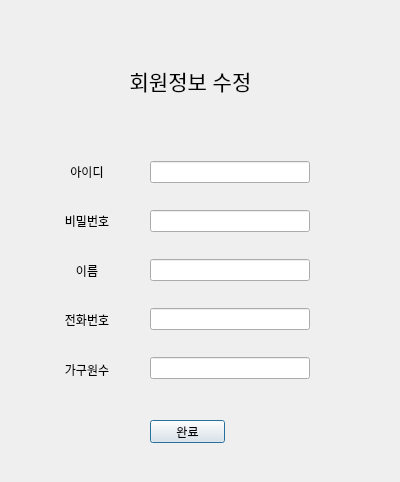
<?xml version="1.0" encoding="UTF-8"?>
<ui version="4.0">
 <class>Dialog</class>
 <widget class="QDialog" name="Dialog">
  <property name="geometry">
   <rect>
    <x>0</x>
    <y>0</y>
    <width>400</width>
    <height>482</height>
   </rect>
  </property>
  <property name="windowTitle">
   <string>Dialog</string>
  </property>
  <widget class="QLabel" name="lbl_login">
   <property name="geometry">
    <rect>
     <x>110</x>
     <y>60</y>
     <width>161</width>
     <height>41</height>
    </rect>
   </property>
   <property name="font">
    <font>
     <family>Arial</family>
     <pointsize>16</pointsize>
    </font>
   </property>
   <property name="text">
    <string>회원정보 수정</string>
   </property>
   <property name="alignment">
    <set>Qt::AlignCenter</set>
   </property>
  </widget>
  <widget class="QPushButton" name="my_btn_updatedone">
   <property name="geometry">
    <rect>
     <x>150</x>
     <y>420</y>
     <width>75</width>
     <height>23</height>
    </rect>
   </property>
   <property name="text">
    <string>완료</string>
   </property>
  </widget>
  <widget class="QWidget" name="verticalLayoutWidget">
   <property name="geometry">
    <rect>
     <x>20</x>
     <y>150</y>
     <width>134</width>
     <height>241</height>
    </rect>
   </property>
   <layout class="QVBoxLayout" name="verticalLayout">
    <item>
     <widget class="QLabel" name="lbl_id">
      <property name="text">
       <string>아이디</string>
      </property>
      <property name="alignment">
       <set>Qt::AlignCenter</set>
      </property>
     </widget>
    </item>
    <item>
     <widget class="QLabel" name="lbl_pw">
      <property name="text">
       <string>비밀번호</string>
      </property>
      <property name="alignment">
       <set>Qt::AlignCenter</set>
      </property>
     </widget>
    </item>
    <item>
     <widget class="QLabel" name="lbl_name">
      <property name="text">
       <string>이름</string>
      </property>
      <property name="alignment">
       <set>Qt::AlignCenter</set>
      </property>
     </widget>
    </item>
    <item>
     <widget class="QLabel" name="lbl_phone">
      <property name="text">
       <string>전화번호</string>
      </property>
      <property name="alignment">
       <set>Qt::AlignCenter</set>
      </property>
     </widget>
    </item>
    <item>
     <widget class="QLabel" name="label">
      <property name="text">
       <string>가구원수</string>
      </property>
      <property name="alignment">
       <set>Qt::AlignCenter</set>
      </property>
     </widget>
    </item>
   </layout>
  </widget>
  <widget class="QWidget" name="verticalLayoutWidget_2">
   <property name="geometry">
    <rect>
     <x>150</x>
     <y>140</y>
     <width>160</width>
     <height>261</height>
    </rect>
   </property>
   <layout class="QVBoxLayout" name="verticalLayout_2">
    <item>
     <widget class="QLineEdit" name="my_update_edit_id"/>
    </item>
    <item>
     <widget class="QLineEdit" name="my_update_edit_pw"/>
    </item>
    <item>
     <widget class="QLineEdit" name="my_update_edit_name"/>
    </item>
    <item>
     <widget class="QLineEdit" name="my_update_edit_phone"/>
    </item>
    <item>
     <widget class="QLineEdit" name="my_update_edit_family"/>
    </item>
   </layout>
  </widget>
 </widget>
 <resources/>
 <connections/>
</ui>
